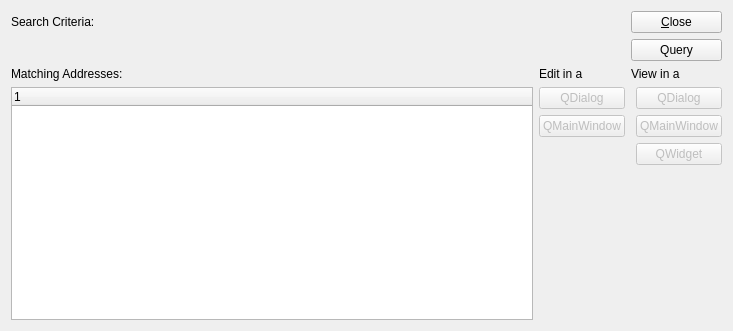
<?xml version="1.0" encoding="UTF-8"?>
<ui version="4.0">
 <comment>This file is part of the xTuple ERP: PostBooks Edition, a free and
open source Enterprise Resource Planning software suite,
Copyright (c) 1999-2012 by OpenMFG LLC, d/b/a xTuple.
It is licensed to you under the Common Public Attribution License
version 1.0, the full text of which (including xTuple-specific Exhibits)
is available at www.xtuple.com/CPAL.  By using this software, you agree
to be bound by its terms.</comment>
 <class>addressQBE</class>
 <widget class="QWidget" name="addressQBE">
  <property name="geometry">
   <rect>
    <x>0</x>
    <y>0</y>
    <width>733</width>
    <height>331</height>
   </rect>
  </property>
  <property name="windowTitle">
   <string>Query For Addresses</string>
  </property>
  <layout class="QGridLayout" name="gridLayout">
   <item row="0" column="0">
    <widget class="QLabel" name="_searchMeLit">
     <property name="text">
      <string>Search Criteria:</string>
     </property>
    </widget>
   </item>
   <item row="0" column="2" rowspan="2">
    <layout class="QVBoxLayout" name="verticalLayout">
     <item>
      <widget class="QPushButton" name="_close">
       <property name="text">
        <string>&amp;Close</string>
       </property>
      </widget>
     </item>
     <item>
      <widget class="QPushButton" name="_query">
       <property name="text">
        <string>Query</string>
       </property>
      </widget>
     </item>
     <item>
      <spacer name="verticalSpacer">
       <property name="orientation">
        <enum>Qt::Vertical</enum>
       </property>
       <property name="sizeType">
        <enum>QSizePolicy::Preferred</enum>
       </property>
       <property name="sizeHint" stdset="0">
        <size>
         <width>20</width>
         <height>0</height>
        </size>
       </property>
      </spacer>
     </item>
    </layout>
   </item>
   <item row="1" column="0" colspan="2">
    <widget class="AddressCluster" name="_searchMe"/>
   </item>
   <item row="3" column="0">
    <widget class="XTreeWidget" name="_found"/>
   </item>
   <item row="3" column="1">
    <layout class="QVBoxLayout" name="verticalLayout_2">
     <item>
      <widget class="QPushButton" name="_editD">
       <property name="enabled">
        <bool>false</bool>
       </property>
       <property name="text">
        <string>QDialog</string>
       </property>
      </widget>
     </item>
     <item>
      <widget class="QPushButton" name="_editW">
       <property name="enabled">
        <bool>false</bool>
       </property>
       <property name="text">
        <string>QMainWindow</string>
       </property>
      </widget>
     </item>
     <item>
      <spacer name="verticalSpacer_2">
       <property name="orientation">
        <enum>Qt::Vertical</enum>
       </property>
       <property name="sizeHint" stdset="0">
        <size>
         <width>20</width>
         <height>40</height>
        </size>
       </property>
      </spacer>
     </item>
    </layout>
   </item>
   <item row="2" column="0">
    <widget class="QLabel" name="_foundLit">
     <property name="text">
      <string>Matching Addresses:</string>
     </property>
    </widget>
   </item>
   <item row="3" column="2">
    <layout class="QVBoxLayout" name="verticalLayout_3">
     <property name="leftMargin">
      <number>5</number>
     </property>
     <item>
      <widget class="QPushButton" name="_viewD">
       <property name="enabled">
        <bool>false</bool>
       </property>
       <property name="text">
        <string>QDialog</string>
       </property>
      </widget>
     </item>
     <item>
      <widget class="QPushButton" name="_viewW">
       <property name="enabled">
        <bool>false</bool>
       </property>
       <property name="text">
        <string>QMainWindow</string>
       </property>
      </widget>
     </item>
     <item>
      <widget class="QPushButton" name="_coords">
       <property name="enabled">
        <bool>false</bool>
       </property>
       <property name="text">
        <string>QWidget</string>
       </property>
      </widget>
     </item>
     <item>
      <spacer name="verticalSpacer_3">
       <property name="orientation">
        <enum>Qt::Vertical</enum>
       </property>
       <property name="sizeHint" stdset="0">
        <size>
         <width>20</width>
         <height>40</height>
        </size>
       </property>
      </spacer>
     </item>
    </layout>
   </item>
   <item row="2" column="1">
    <widget class="QLabel" name="_editLit">
     <property name="text">
      <string>Edit in a</string>
     </property>
    </widget>
   </item>
   <item row="2" column="2">
    <widget class="QLabel" name="_viewLit">
     <property name="text">
      <string>View in a</string>
     </property>
    </widget>
   </item>
  </layout>
 </widget>
 <customwidgets>
  <customwidget>
   <class>AddressCluster</class>
   <extends>QWidget</extends>
   <header>addresscluster.h</header>
  </customwidget>
  <customwidget>
   <class>XTreeWidget</class>
   <extends>QTreeWidget</extends>
   <header>xtreewidget.h</header>
  </customwidget>
 </customwidgets>
 <tabstops>
  <tabstop>_query</tabstop>
  <tabstop>_close</tabstop>
 </tabstops>
 <resources/>
 <connections>
  <connection>
   <sender>_close</sender>
   <signal>clicked()</signal>
   <receiver>addressQBE</receiver>
   <slot>close()</slot>
   <hints>
    <hint type="sourcelabel">
     <x>595</x>
     <y>43</y>
    </hint>
    <hint type="destinationlabel">
     <x>246</x>
     <y>7</y>
    </hint>
   </hints>
  </connection>
  <connection>
   <sender>_found</sender>
   <signal>valid(bool)</signal>
   <receiver>_editD</receiver>
   <slot>setEnabled(bool)</slot>
   <hints>
    <hint type="sourcelabel">
     <x>430</x>
     <y>219</y>
    </hint>
    <hint type="destinationlabel">
     <x>523</x>
     <y>219</y>
    </hint>
   </hints>
  </connection>
  <connection>
   <sender>_found</sender>
   <signal>valid(bool)</signal>
   <receiver>_coords</receiver>
   <slot>setEnabled(bool)</slot>
   <hints>
    <hint type="sourcelabel">
     <x>423</x>
     <y>254</y>
    </hint>
    <hint type="destinationlabel">
     <x>512</x>
     <y>256</y>
    </hint>
   </hints>
  </connection>
  <connection>
   <sender>_found</sender>
   <signal>valid(bool)</signal>
   <receiver>_editW</receiver>
   <slot>setEnabled(bool)</slot>
   <hints>
    <hint type="sourcelabel">
     <x>235</x>
     <y>256</y>
    </hint>
    <hint type="destinationlabel">
     <x>533</x>
     <y>253</y>
    </hint>
   </hints>
  </connection>
  <connection>
   <sender>_found</sender>
   <signal>valid(bool)</signal>
   <receiver>_viewD</receiver>
   <slot>setEnabled(bool)</slot>
   <hints>
    <hint type="sourcelabel">
     <x>225</x>
     <y>262</y>
    </hint>
    <hint type="destinationlabel">
     <x>655</x>
     <y>221</y>
    </hint>
   </hints>
  </connection>
  <connection>
   <sender>_found</sender>
   <signal>valid(bool)</signal>
   <receiver>_viewW</receiver>
   <slot>setEnabled(bool)</slot>
   <hints>
    <hint type="sourcelabel">
     <x>225</x>
     <y>262</y>
    </hint>
    <hint type="destinationlabel">
     <x>655</x>
     <y>253</y>
    </hint>
   </hints>
  </connection>
 </connections>
</ui>
